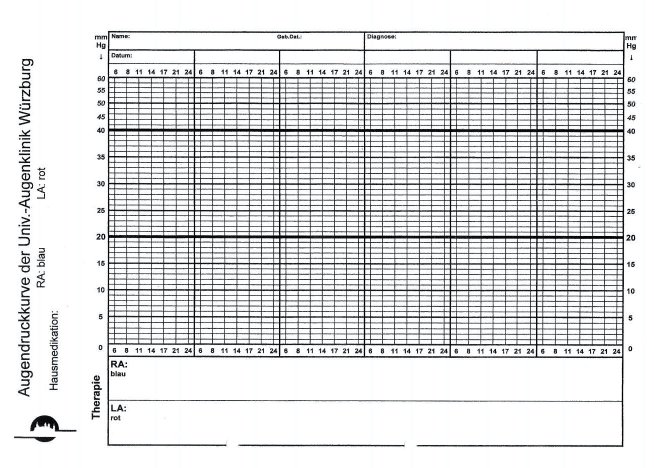
#> input picture 0.jpg, 1307 x 935 px (shown at 1/2 size)
$ python -i ImageUtils.py   (imports and definitions only)
#> lines starting #> are read from the running program, lines starting #| are printed output that depends on the picture; after the words box and inside, x2 and y2 are one past the last pixel; in counts of white or black regions, pixels touching at a corner belong together
#> further down, picture is the input picture: shape (935, 1307, 3); mean B, G, R 222.2, 221.4, 220.9
import imutils
import os
import sys
from pytesseract import image_to_osd
import re
import cv2 as cv
import numpy as np
from math import ceil


class ImageUtils:
    """
    Class providing utility functions for general image processing
    and functionality more specific to this program.
    """

    # [299 lines left out: functions resource_path, gray_gaussian_blur, get_frame, bounding_box, sort_box, get_contours and 7 more, not called in this run]

    @staticmethod
    def get_time_lines(image):
        """ Finds the lines within the graph area that represent the different
        times. These lines are extracted and the times are added

        :param image: Image of the graph area
        :return: list of tuples representing lines.
                 Tuple consist of 1. Line, 2. Date, 3. Time
        """
        gray = cv.cvtColor(image, cv.COLOR_BGR2GRAY)

        low_threshold = 100
        high_threshold = 255
        edges = cv.Canny(gray, low_threshold, high_threshold)
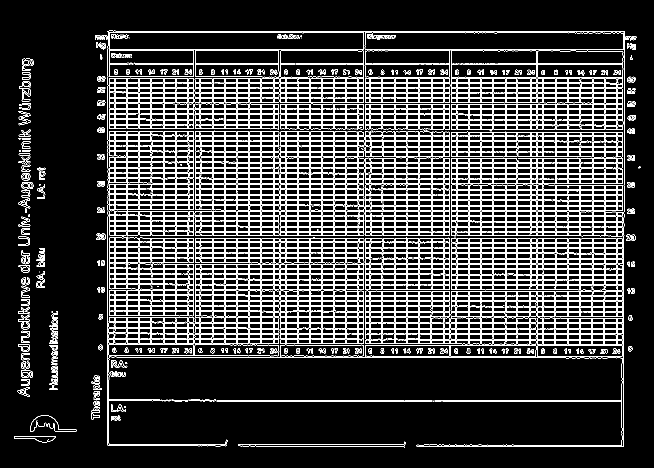
#> edges: shape (935, 1307) (shown at 1/2 size); 13.6% white in thin lines or dots, all inside (x1, y1, x2, y2) = (28, 61, 1281, 896)

        rho = 1  # distance resolution in pixels of the Hough grid
        theta = np.pi / 180  # angular resolution in radians of the Hough grid
        threshold = 150  # minimum number of votes (intersections in Hough grid cell)
        min_line_length = 50  # minimum number of pixels making up a line
        max_line_gap = 20  # maximum gap in pixels between connectable line segments

        # Run Hough on edge detected image
        # Output "lines" is an array containing endpoints of detected line segments
        lines = cv.HoughLinesP(edges, rho, theta, threshold, np.array([]),
                               min_line_length, max_line_gap)
#> lines = 375 rows, first 6: [258, 65, 1249, 65], [301, 251, 1211, 251], [194, 184, 1036, 184], [325, 208, 1270, 208], [496, 157, 1270, 157], [215, 101, 1119, 101]

        if lines is not None:
            lines = sorted(lines, key=lambda x: x[0][0])
#> lines = 375 items, first 6: [[43, 788, 43, 433]], [[44, 410, 44, 118]], [[45, 789, 45, 434]], [[46, 789, 46, 434]], [[47, 412, 47, 117]], [[48, 435, 54, 792]]
        else:
            lines = [[[1, 755, 1197, 755]]]

        prev_line_x = 0

        for line in lines:
            x1, y1, x2, y2 = line[0]
            if 5 > abs(x2 - x1):
                prev_line_x = x1
                break
#> this loop made 1 pass
#> (x1, y1, x2, y2, prev_line_x) on pass 1: (43, 788, 43, 433, 43)
        time_lines = []
        for i, line in enumerate(lines):
            x1, y1, x2, y2 = line[0]
            if len(time_lines) == 0 and abs(x1 - prev_line_x) > 10 and 5 > abs(x2 - x1):
                prev_line_x = x1
                time_lines.append((x1, y1, x2, y2))
            elif abs(x1 - prev_line_x) > 18 and 5 > abs(x2 - x1):
                prev_line_x = x1
                time_lines.append((x1, y1, x2, y2))
#> this loop made 375 passes
#> (x1, y1, x2, y2, prev_line_x) on passes 10, 42, 103, 125, 141, 153, 159, 166, 174, 183, 187, 198: (55, 792, 55, 437, 55), (215, 890, 215, 92, 215), (252, 735, 252, 141, 252), (276, 702, 276, 140, 276), (301, 577, 301, 157, 301), (326, 685, 326, 157, 326), (351, 658, 351, 209, 351), (375, 400, 375, 139, 375), (399, 316, 399, 139, 399), (424, 706, 424, 139, 424), (448, 685, 448, 157, 448), (472, 685, 472, 343, 472)
#> after the loop, prev_line_x = 1233; time_lines = 42 items, first 6: (55, 792, 55, 437), (215, 890, 215, 92), (252, 735, 252, 141), (276, 702, 276, 140), (301, 577, 301, 157), (326, 685, 326, 157)

        # Add Times
        final_time_lines = []
        date = 0
        times = [6, 8, 11, 14, 17, 21, 24]
        for i in range(len(time_lines)):
            if i % 7 == 0:
                date += 1
            final_time_lines.append((time_lines[i], date, int(times[i % 7])))
#> this loop made 42 passes
#> after the loop, date = 6; final_time_lines = 42 items

        return final_time_lines

    # [36 lines left out: functions rotate, display_image, not called in this run]

>>> import cv2
>>> picture = cv2.imread('0.jpg')
>>> result = ImageUtils().get_time_lines(picture)
#> result = 42 items
